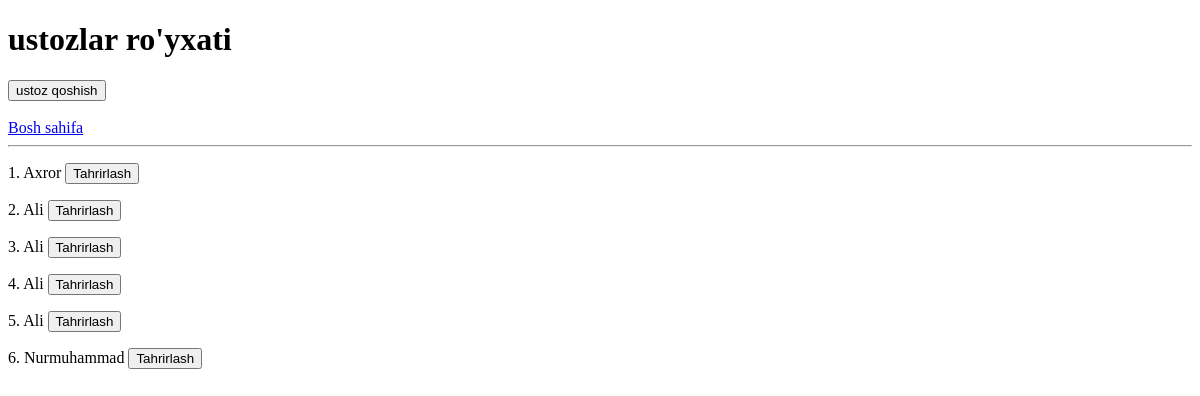
The page /ustozlar/ on the database as committed earlier.
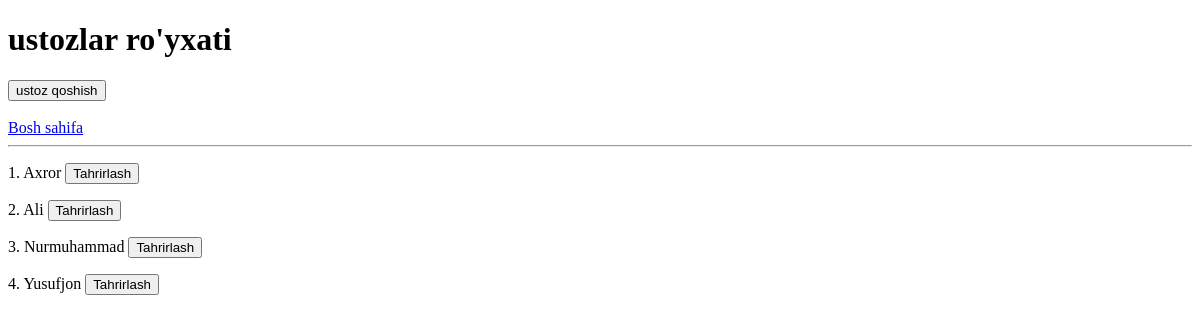
The same page on the database as committed later.
### mainapp/models.py (models this page shows, shortened)
class Ustoz(models.Model):
    nom = models.CharField(max_length=100)
    jins = models.CharField(max_length=100, choices=(('Erkak', 'Erkak'),("Ayol", "Ayol")))
    yosh = models.IntegerField()
    daraja = models.CharField(max_length=100 , choices=(("Bakalavr", "Bakalavr"),("Magistr","Magistr"),("Dotsent","Dotsent"),("Professor","Professor")))
    fan = models.ForeignKey(Fan,on_delete=SET_NULL,null=True, blank=True)

### mainapp/views.py (the view)
# urls.py: path('ustozlar/', ustozlar_view),
def ustozlar_view(request):
    ustozlar = Ustoz.objects.all()
    context = {
        'ustozlar': ustozlar,
    }
    return render(request, 'ustozlar.html', context)

### templates/ustozlar.html (shortened to what this page needs)
<!DOCTYPE html>
<html lang="en">
<head>
</head>
<body>
    <h1>ustozlar ro'yxati</h1>
    <a href="/ustoz_qoshish"><button>ustoz qoshish</button></a>
    <br><br>
    <a href="/">Bosh sahifa</a>
    <hr>
    {% for ustoz in ustozlar %}
        <p>{{ forloop.counter }}.
            {{ ustoz.nom }}
            <a href="/ustozlar/{{ ustoz.id }}/tahrirlash/">
                <button>Tahrirlash</button>
            </a>
        </p>
    {% endfor %}
</body>
</html>

Rows that differ between the two databases and show on the page:
removed Ustoz: nom "Ali"
removed Ustoz: nom "Ali"
removed Ustoz: nom "Ali"
added Ustoz: nom "Yusufjon"
